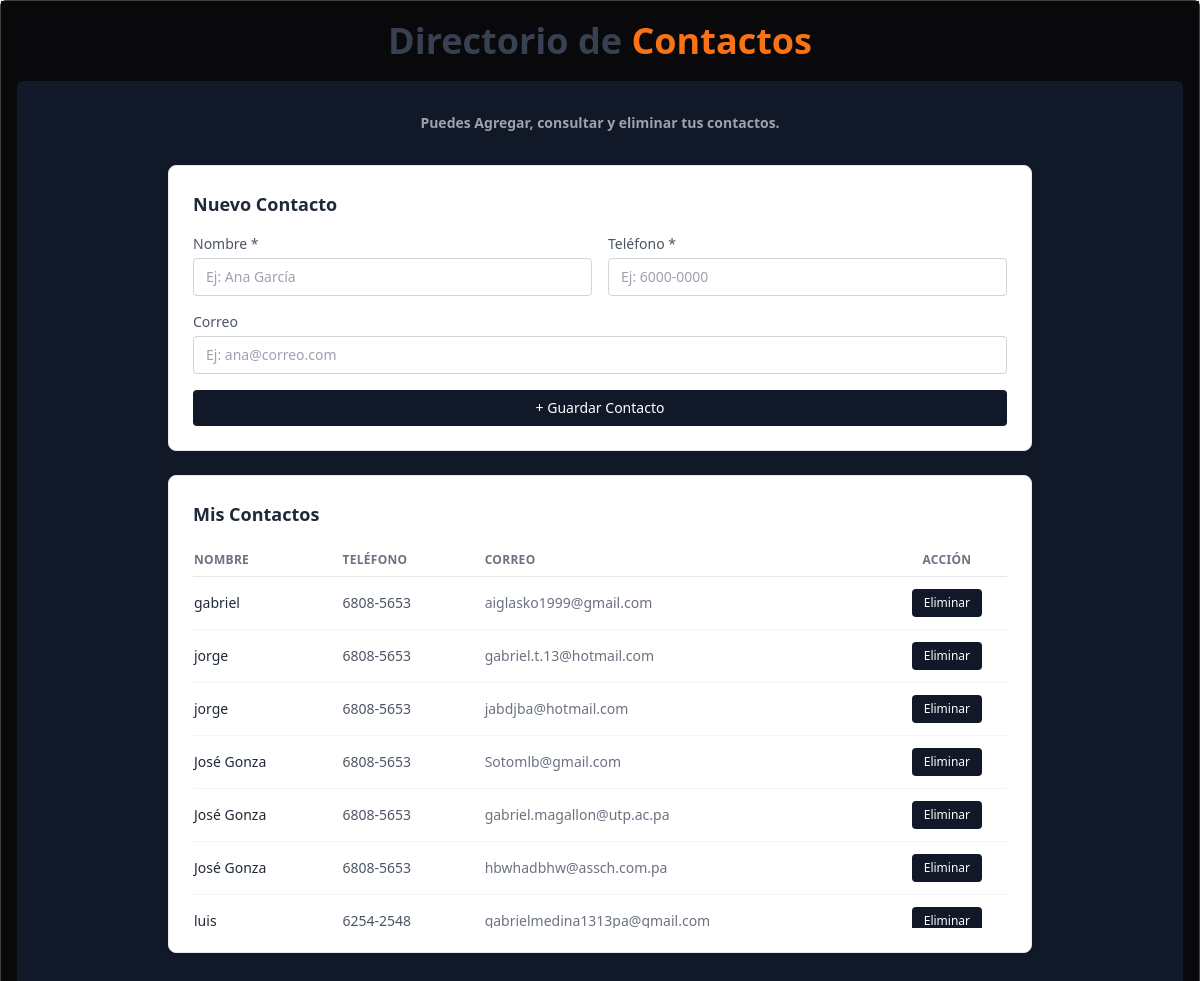
The page / on the database its author committed.
### tables this page shows
CREATE TABLE `contactos` (
  `id` int(11) NOT NULL,
  `nombre` varchar(100) NOT NULL,
  `telefono` varchar(20) NOT NULL,
  `email` varchar(150) NOT NULL,
  `created_at` timestamp NOT NULL DEFAULT current_timestamp()
);

### api/contactos/listar.php (called while the page is built, shortened)
<?php
$contactos = [];
try {
    $conn      = Conexion::Conectar();
    $stmt      = $conn->query("SELECT id, nombre, telefono, email FROM contactos ORDER BY nombre ASC");
    $contactos = $stmt->fetchAll(PDO::FETCH_ASSOC);
} catch (PDOException $e) {
    $contactos = [];
}
return $contactos;

### view/contactos.php (the view, shortened to what this page needs)
<div class="max-w-4xl mx-auto mb-10 px-4">
    <section class="bg-white border border-gray-200 rounded-lg p-6 shadow-sm">
        <h2 class="font-bold text-gray-800 text-lg mb-4">Mis Contactos</h2>
        <?php if (empty($contactos)): ?>
            <p class="text-sm text-gray-400 text-center py-6">No tienes contactos registrados aún.</p>
        <?php else: ?>
            <div class="hidden sm:block overflow-x-auto max-h-96 overflow-y-auto">
                <table class="w-full text-sm text-gray-700">
                    <thead class="sticky top-0 bg-white z-10">
                        <tr class="border-b border-gray-200 text-gray-500 text-xs uppercase tracking-wide">
                            <th class="text-left py-2 pr-4 font-semibold">Nombre</th>
                            <th class="text-left py-2 pr-4 font-semibold">Teléfono</th>
                            <th class="text-left py-2 pr-4 font-semibold">Correo</th>
                            <th class="text-center py-2 font-semibold">Acción</th>
                        </tr>
                    </thead>
                    <tbody>
                        <?php while ($c = current($contactos)): next($contactos); ?>
                        <tr class="border-b border-gray-100 hover:bg-orange-50 transition-colors">
                            <td class="py-3 pr-4 font-medium text-gray-800"><?= htmlspecialchars($c['nombre']) ?></td>
                            <td class="py-3 pr-4 text-gray-600"><?= htmlspecialchars($c['telefono']) ?></td>
                            <td class="py-3 pr-4 text-gray-500"><?= htmlspecialchars($c['email'] ?: '—') ?></td>
                            <td class="py-3">
                                <div class="flex items-center justify-center">
                                    <a href="#"
                                    onclick="confirmarEliminar('api/contactos/eliminar.php?id=<?= $c['id'] ?>'); return false;"
                                    class="text-xs bg-gray-900 hover:bg-red-700 text-white px-3 py-1.5 rounded transition-colors">
                                        Eliminar
                                    </a>
                                </div>
                            </td>
                        </tr>
                        <?php endwhile; ?>
                    </tbody>
                </table>
            </div>
        <?php endif; ?>
    </section>
</div>

### index.php (shortened to what this page needs)
<?php
$contactos = require 'api/contactos/listar.php';
?>
<!DOCTYPE html>
<html lang="es">
<head>
</head>
<body class="bg-gray-100 min-h-screen">
    <div class="bg-zinc-950 rounded-md border border-neutral-700">
        <?php include 'view/navbar.php'; ?>
        <main class="bg-gray-900 min-h-screen mx-4 rounded-md p-6">
            <?php include 'view/formAdd.php'; ?>
            <?php include 'view/contactos.php'; ?>
        </main>
    </div>
</body>
</html>

### view/navbar.php
<script src="https://cdn.tailwindcss.com"></script>
<header class="bg-zinc-950 text-white px-12 py-3 border-neutral-800">
    <div class="flex justify-center">
        <h1 class="text-4xl font-extrabold text-gray-700 text-center p-2">
            Directorio de
            <span class="text-orange-500">Contactos</span>
        </h1>
    </div>
</header>

### view/formAdd.php (shortened to what this page needs)
<div class="mb-2 flex items-center justify-center">
        <p class="text-sm text-gray-400 mt-2 font-extrabold">Puedes Agregar, consultar y eliminar tus contactos.</p>
</div>
<div class="max-w-4xl mx-auto mt-8 mb-6 px-4">
    <section class="bg-white border border-gray-200 rounded-lg p-6 shadow-sm">
        <h2 class="font-bold text-gray-800 text-lg mb-4">Nuevo Contacto</h2>
        <form action="api/contactos/registrar.php" method="POST" onsubmit="return validarFormulario()">
            <div class="grid grid-cols-1 sm:grid-cols-2 gap-4 mb-4">
                <div>
                    <label class="block text-sm text-gray-600 mb-1">Nombre *</label>
                    <input type="text" name="nombre" id="campo-nombre" placeholder="Ej: Ana García"
                    class="w-full border border-gray-300 rounded px-3 py-2 text-sm">
                </div>
                <div>
                    <label class="block text-sm text-gray-600 mb-1">Teléfono *</label>
                    <input type="text" name="telefono" id="campo-telefono" placeholder="Ej: 6000-0000"
                    class="w-full border border-gray-300 rounded px-3 py-2 text-sm">
                </div>
            </div>
            <div class="mb-4">
                <label class="block text-sm text-gray-600 mb-1">Correo</label>
                <input type="email" name="email" id="campo-email" placeholder="Ej: ana@correo.com"
                class="w-full border border-gray-300 rounded px-3 py-2 text-sm">
            </div>
            <button type="submit"
                class="w-full bg-gray-900 hover:bg-orange-500 text-white py-2 rounded text-sm font-medium">
                + Guardar Contacto
            </button>
        </form>
    </section>
</div>

### rows shown on the page
contactos: nombre "gabriel", telefono "6808-5653", email "aiglasko1999@gmail.com"
contactos: nombre "jorge", telefono "6808-5653", email "gabriel.t.13@hotmail.com"
contactos: nombre "jorge", telefono "6808-5653", email "jabdjba@hotmail.com"
contactos: nombre "José Gonza", telefono "6808-5653", email "Sotomlb@gmail.com"
contactos: nombre "José Gonza", telefono "6808-5653", email "gabriel.magallon@utp.ac.pa"
contactos: nombre "José Gonza", telefono "6808-5653", email "hbwhadbhw@assch.com.pa"
contactos: nombre "luis", telefono "6254-2548", email "gabrielmedina1313pa@gmail.com"
